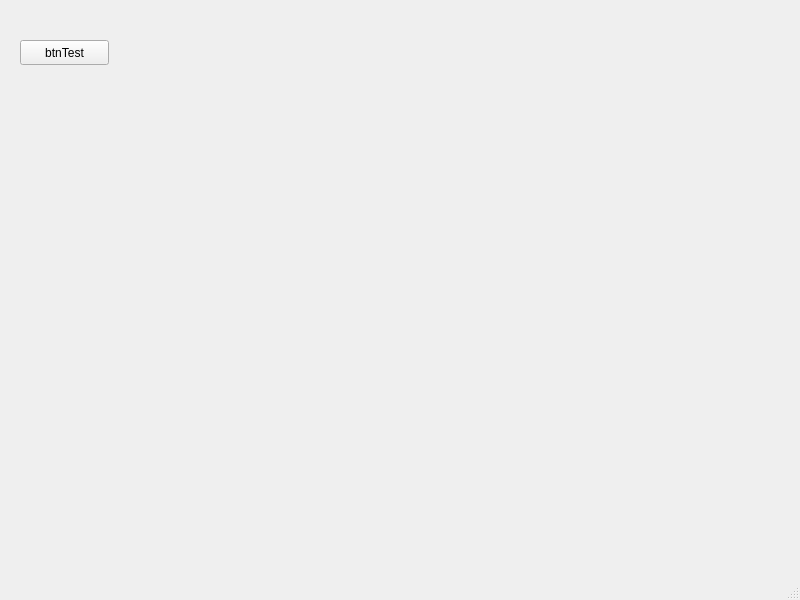
<?xml version="1.0" encoding="UTF-8"?>
<ui version="4.0">
 <class>MainWindow</class>
 <widget class="QMainWindow" name="MainWindow">
  <property name="geometry">
   <rect>
    <x>0</x>
    <y>0</y>
    <width>800</width>
    <height>600</height>
   </rect>
  </property>
  <property name="windowTitle">
   <string>MainWindow</string>
  </property>
  <widget class="QWidget" name="centralwidget">
   <widget class="QPushButton" name="btnTest">
    <property name="geometry">
     <rect>
      <x>20</x>
      <y>40</y>
      <width>89</width>
      <height>25</height>
     </rect>
    </property>
    <property name="text">
     <string>btnTest</string>
    </property>
   </widget>
  </widget>
  <widget class="QMenuBar" name="menubar">
   <property name="geometry">
    <rect>
     <x>0</x>
     <y>0</y>
     <width>800</width>
     <height>22</height>
    </rect>
   </property>
  </widget>
  <widget class="QStatusBar" name="statusbar"/>
 </widget>
 <resources/>
 <connections/>
</ui>
